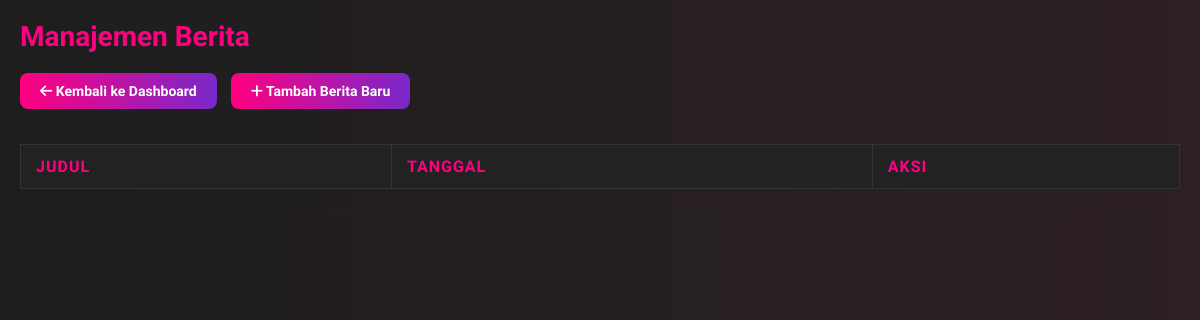
/adminNews.php (signed in), run on an earlier commit of the app's database.
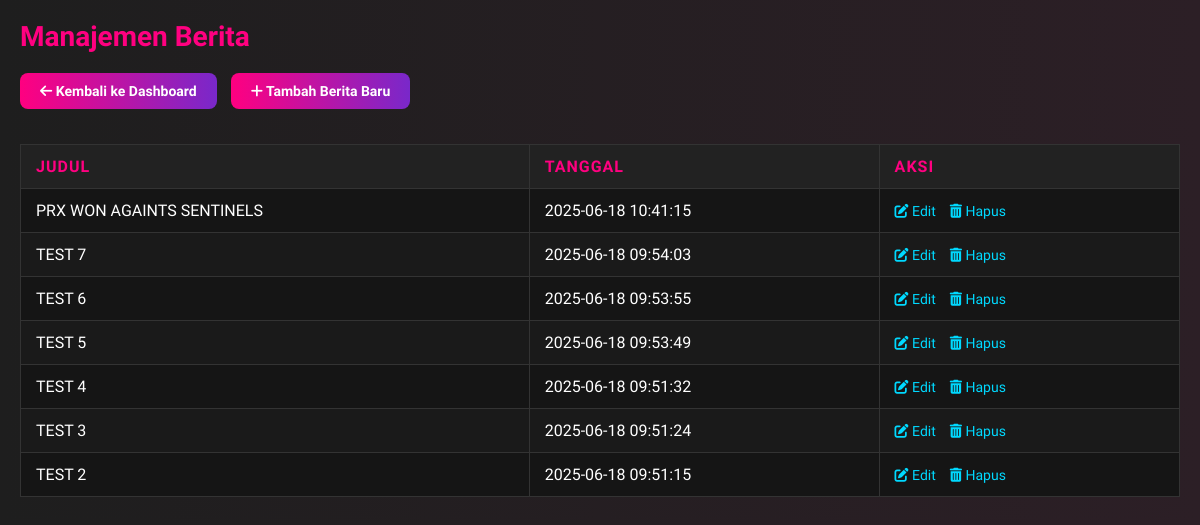
And on a later commit of the database.
### tables this page shows
CREATE TABLE `news` (
  `id_news` int(11) NOT NULL,
  `title` varchar(255) NOT NULL,
  `content` text NOT NULL,
  `image` varchar(255) DEFAULT NULL,
  `published_at` datetime DEFAULT current_timestamp(),
  `updated_at` datetime DEFAULT current_timestamp() ON UPDATE current_timestamp()
);

### adminNews.php (the view, shortened to what this page needs)
<?php
include 'koneksiDB.php';
$news = $conn->query("SELECT * FROM news ORDER BY published_at DESC");
?>
<!DOCTYPE html>
<html lang="id">
<head>
    <link rel="stylesheet" href="style.css">
    <link rel="stylesheet" href="https://cdnjs.cloudflare.com/ajax/libs/font-awesome/6.5.0/css/all.min.css">
</head>
<body>
    <h2>Manajemen Berita</h2>
    <a href="admin_dashboard.php" class="btn-back"><i class="fas fa-arrow-left"></i> Kembali ke Dashboard</a>
    <a href="tambah_news.php" class="btn-add"><i class="fas fa-plus"></i> Tambah Berita Baru</a>
    <table>
        <tr>
            <th>Judul</th>
            <th>Tanggal</th>
            <th>Aksi</th>
        </tr>
        <?php while ($n = $news->fetch_assoc()): ?>
            <tr>
                <td><?= htmlspecialchars($n['title']) ?></td>
                <td><?= $n['published_at'] ?></td>
                <td class="action-links">
                    <a href="edit_news.php?id=<?= $n['id_news'] ?>"><i class="fas fa-edit"></i> Edit</a>
                    <a href="hapus_news.php?id=<?= $n['id_news'] ?>" onclick="return confirm('Yakin ingin menghapus berita ini?')">
                        <i class="fas fa-trash-alt"></i> Hapus
                    </a>
                </td>
            </tr>
        <?php endwhile; ?>
    </table>
</body>
</html>

What changed in the data, as far as the page shows it:
added news: title "PRX WON AGAINTS SENTINELS", published_at "2025-06-18 10:41:15"
added news: title "TEST 7", published_at "2025-06-18 09:54:03"
added news: title "TEST 6", published_at "2025-06-18 09:53:55"
added news: title "TEST 5", published_at "2025-06-18 09:53:49"
added news: title "TEST 4", published_at "2025-06-18 09:51:32"
added news: title "TEST 3", published_at "2025-06-18 09:51:24"
added news: title "TEST 2", published_at "2025-06-18 09:51:15"
